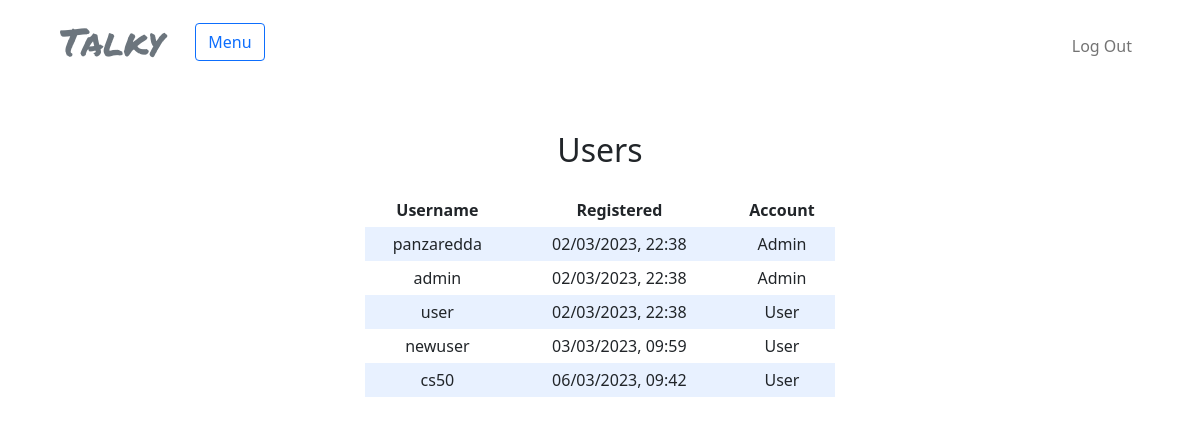
The app's page /users (signed in) with its own data.
### tables this page shows
CREATE TABLE 'users' (id INTEGER PRIMARY KEY AUTOINCREMENT NOT NULL,'username' TEXT NOT NULL UNIQUE, hash TEXT NOT NULL, date, is_admin BOOLEAN DEFAULT 0);

### app.py (the view)
@app.route("/users")
@login_required
def total_users():
    user_info = db.execute("SELECT username, STRFTIME('%d/%m/%Y, %H:%M', date) AS registered, is_admin FROM users")
    return render_template("users.html", user_info=user_info)

### app.py (called while the page is built)
@app.after_request
def after_request(response):
    response.headers["Cache-Control"] = "no-cache, no-store, must-revalidate"
    response.headers["Expires"] = 0
    response.headers["Pragma"] = "no-cache"
    return response

@app.context_processor
def inject_username():
    username = session.get("username")
    print(username)
    return dict(user=username)

### helpers.py (called while the page is built)
def login_required(f):
    @wraps(f)
    def decorated_function(*args, **kwargs):
        if session.get("user_id") is None:
            return redirect("/login")
        return f(*args, **kwargs)
    return decorated_function

### templates/users.html (shortened to what this page needs)
{% extends "layout.html" %}
{% block main%}
<div class="d-flex flex-column align-items-center">
    <div class="d-flex flex-column justify-content-center">
        <h2 class="pb-3">Users</h2>
    </div>
    <table class="table-class" style="width: 40%;">
        <thead>
            <tr>
                <th>Username</th>
                <th>Registered</th>
                <th>Account</th>
            </tr>
        </thead>
        <tbody>
            {% for user in user_info %}
            <tr>
                <td>{{user.username}}</td>
                <td>{{user.registered}}</td>
                {% if user.is_admin == 1 %}
                    <td>Admin</td>
                {% else %}
                    <td>User</td>
                {% endif %}
            </tr>
            {% endfor %}
        </tbody>
    </div>
{% endblock %}

### static/styles.css (style rules this page uses)
:root { --main-bg-color: #1a1a30; --light-bg-color: #20203e; }
html, body { height: 100%; }
table { background-color: transparent; margin-bottom: 1rem; width: 100%; }
table th, table td { padding: 5px 0; vertical-align: middle; }
tbody tr:nth-of-type(odd) { background-color: rgb(179, 208, 255, 0.3) }

### records on screen
users: username "panzaredda", registered "02/03/2023, 22:38", is_admin "Admin"
users: username "admin", registered "02/03/2023, 22:38", is_admin "Admin"
users: username "user", registered "02/03/2023, 22:38", is_admin "User"
users: username "newuser", registered "03/03/2023, 09:59", is_admin "User"
users: username "cs50", registered "06/03/2023, 09:42", is_admin "User"
